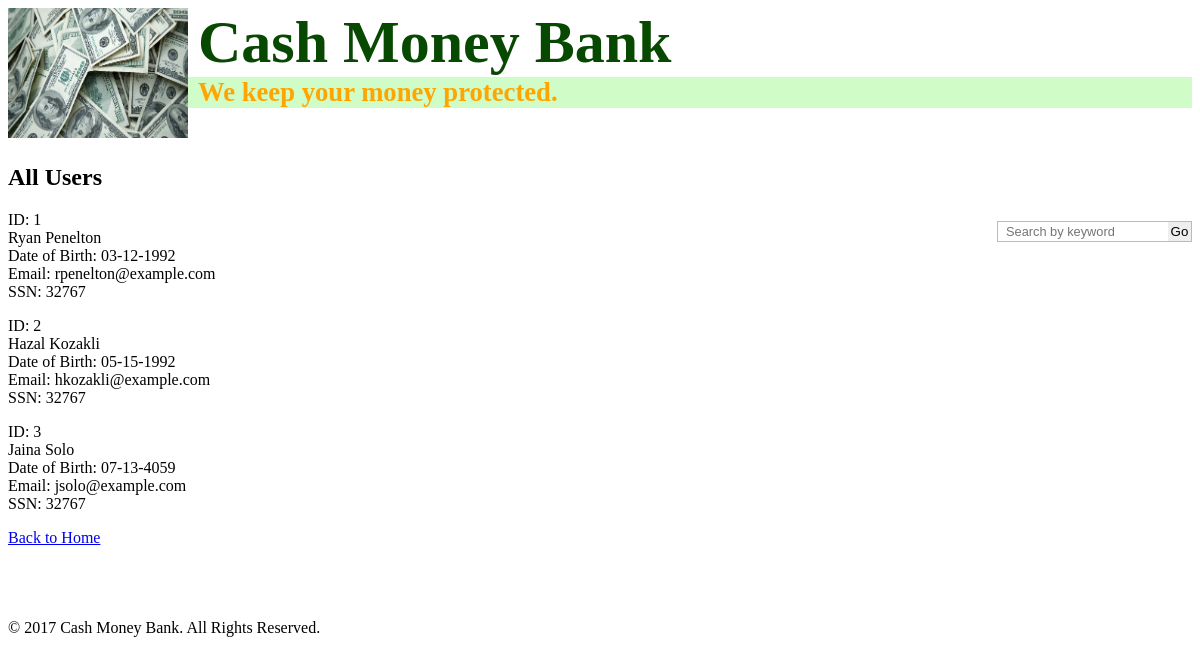
Before: /user/index/ with the older database file.
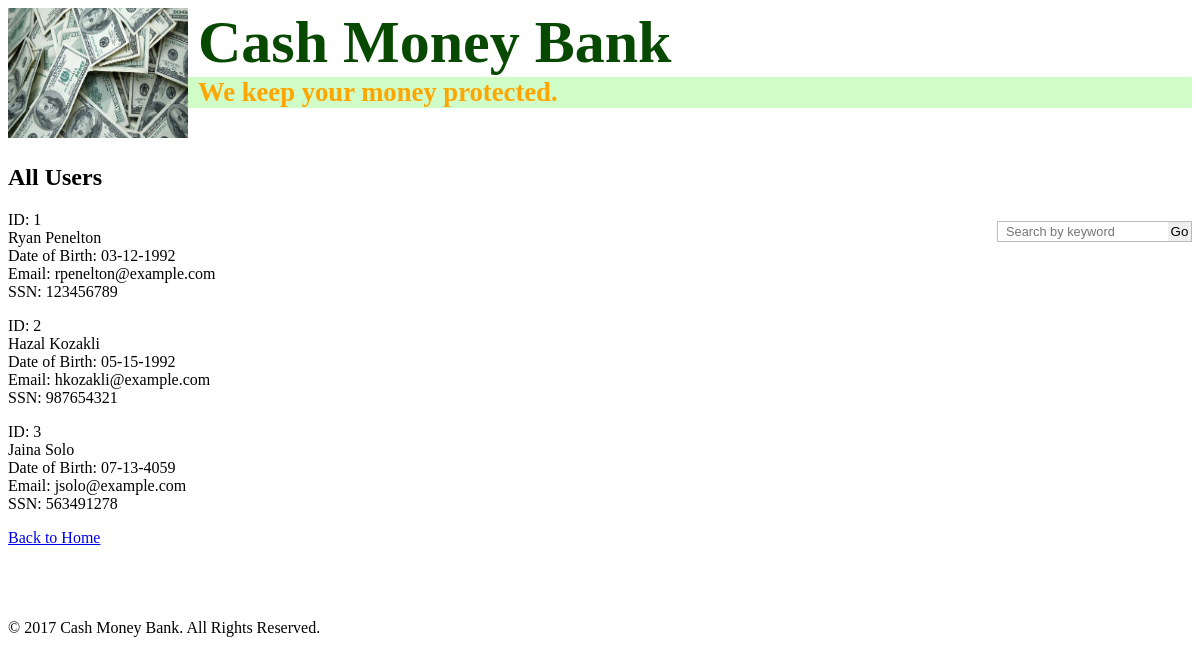
After: the same page with the newer database file.
### tables this page shows
CREATE TABLE IF NOT EXISTS `users` (
  `client_id` smallint(6) NOT NULL auto_increment,
  `last_name` varchar(40) default NULL,
  `first_name` varchar(40) default NULL,
  `birth_date` varchar(20) NOT NULL,
  `email` varchar(40) NOT NULL,
  `SSN` varchar(20) default NULL,
  `role` varchar(20) NOT NULL,
   PRIMARY KEY (`client_id`)
);

### controllers/user_controller.class.php (called while the page is built, shortened)
<?php
class UserController {
    private $user_model;
    public function __construct() {
        $this->user_model = UserModel::getUserModel();
    }
    public function index() {
        $users = $this->user_model->list_user();
        $view = new UserIndex();
        $view->display($users);
    }
}

### application/dispatcher.class.php (called while the page is built, shortened)
<?php
class Dispatcher {
    public function __construct() {
        self::dispatch();
    }
    public static function dispatch() {
        $uri_array = explode('?', trim($_SERVER['REQUEST_URI'], '/'));
        $url_array = explode('/', $uri_array[0]);
        $controller = new $controllerName();
        $method = !empty($url_array[1]) ? $url_array[1] : 'index';
        $args = array();
        call_user_func_array(array($controller, $method), $args);
    }
}

### index.php (called while the page is built, shortened)
<?php
require_once ("application/autoloader.class.php");
new Dispatcher();

### models/user/user.class.php (called while the page is built, shortened)
<?php
class User {
    private $client_id, $last_name, $first_name, $birth_date, $email, $ssn, $role;
    public function __construct($client_id, $last_name, $first_name, $birth_date, $email, $ssn, $role) {
        $this->client_id = $client_id;
        $this->last_name = $last_name;
        $this->first_name = $first_name;
        $this->birth_date = $birth_date;
        $this->email = $email;
        $this->ssn = $ssn;
    }
    public function getClient_id() {
        return $this->client_id;
    }
    public function getLast_name() {
        return $this->last_name;
    }
    public function getFirst_name() {
        return $this->first_name;
    }
    public function getBirth_date() {
        return $this->birth_date;
    }
    public function getEmail() {
        return $this->email;
    }
    public function getSsn() {
        return $this->ssn;
    }
    public function setClient_iD($client_id) {
        $this->client_id = $client_id;
    }
}

### models/user/user_model.class.php (called while the page is built, shortened)
<?php
class UserModel {
    private function __construct() {
        $this->db = Database::getDatabase();
        $this->dbConnection = $this->db->getConnection();
    }
}

### application/autoloader.class.php (called while the page is built, shortened)
<?php
class Autoloader {
    public static function autoload($class) {
        $path = getcwd();
        $file = $path . DIRECTORY_SEPARATOR . self::camelCaseToUnderscore($class) . '.class.php';
    }
    private static function recursive_autoload($class, $path) {
        if (FALSE !== ($handle = opendir($path))) {
            while (FAlSE !== ($dir = readdir($handle))) {
                if (strpos($dir, '.') === FALSE) {
                    $path2 = $path . '/' . $dir;
                    $filepath = $path2 . '/' . self::camelCaseToUnderscore($class) . '.class.php';
                    if (is_readable($filepath)) {
                        break;
                    }
                }
            } closedir($handle);
        }
    }
    private static function camelCaseToUnderscore($str) {
        $characters = str_split($str);
        $characters[0] = strtolower($characters[0]);
        return implode('', $characters);
    }
}

### application/database.class.php (called while the page is built, shortened)
<?php
class Database {
    static private $_instance = NULL;
    static public function getDatabase() {
        if (self::$_instance == NULL)
            self::$_instance = new Database();
        return self::$_instance;
    }
}

### views/user/index/user_index.class.php (the view, shortened to what this page needs)
<?php
class UserIndex extends UserIndexView {
    public function display($users) {
        ?>
        <h2>All Users</h2>
        <div id="searchbar">
            <form method="get" action="<?= BASE_URL ?>/user/search">
                <input type="text" name="query-terms" id="searchtextbox" placeholder="Search by keyword" autocomplete="off" onkeyup="handleKeyUp(event)">
                <input type="submit" value="Go"/>
            </form>
        </div>
        <div class="grid-container">
            <?php
            if ($users === 0) {
                echo "No user was found.<br><br><br><br><br>";
            } else {
                foreach ($users as $i => $user) {
                    $client_id = $user->getClient_id();
                    $first_name = $user->getFirst_name();
                    $last_name = $user->getLast_name();
                    $birth_date = new \DateTime($user->getBirth_date());
                    $email = $user->getEmail();
                    $ssn = $user->getSsn();
                    if ($i % 6 == 0) {
                        echo "<div class='row'>";
                    }
                    echo "<div class='col'><p><a href='", BASE_URL, "/users/detail/$client_id'></a><span>ID: " . $client_id . "<br>$first_name " . $last_name . "<br>Date of Birth: " . $birth_date->format('m-d-Y') . "<br>Email: " . $email . "<br>SSN: " . $ssn . "</span></p></div>";
                    ?>
                    <?php
                    if ($i % 6 == 5 || $i == count($users) - 1) {
                        echo "</div>";
                    }
                }
            }
            ?>
            <a href="../../index/">Back to Home</a>
        </div>
        <?php
    }
}

Changed rows visible on the page:
changed users "Ryan": SSN "32767" → "123456789"
changed users "Hazal": SSN "32767" → "987654321"
changed users "Jaina": SSN "32767" → "563491278"
